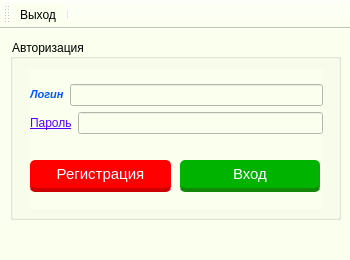
<?xml version="1.0" encoding="UTF-8"?>
<ui version="4.0">
 <class>MainWindow</class>
 <widget class="QMainWindow" name="MainWindow">
  <property name="enabled">
   <bool>true</bool>
  </property>
  <property name="geometry">
   <rect>
    <x>0</x>
    <y>0</y>
    <width>350</width>
    <height>260</height>
   </rect>
  </property>
  <property name="sizePolicy">
   <sizepolicy hsizetype="Fixed" vsizetype="Fixed">
    <horstretch>3</horstretch>
    <verstretch>0</verstretch>
   </sizepolicy>
  </property>
  <property name="minimumSize">
   <size>
    <width>350</width>
    <height>260</height>
   </size>
  </property>
  <property name="maximumSize">
   <size>
    <width>350</width>
    <height>260</height>
   </size>
  </property>
  <property name="mouseTracking">
   <bool>false</bool>
  </property>
  <property name="focusPolicy">
   <enum>Qt::NoFocus</enum>
  </property>
  <property name="contextMenuPolicy">
   <enum>Qt::DefaultContextMenu</enum>
  </property>
  <property name="acceptDrops">
   <bool>true</bool>
  </property>
  <property name="windowTitle">
   <string>MainWindow</string>
  </property>
  <property name="windowIcon">
   <iconset theme="applications-games">
    <normaloff>../../Pictures/LOGO.ico</normaloff>../../Pictures/LOGO.ico</iconset>
  </property>
  <property name="statusTip">
   <string/>
  </property>
  <property name="styleSheet">
   <string notr="true">background-color: rgb(251, 255, 238);</string>
  </property>
  <property name="inputMethodHints">
   <set>Qt::ImhNone</set>
  </property>
  <property name="toolButtonStyle">
   <enum>Qt::ToolButtonTextBesideIcon</enum>
  </property>
  <property name="tabShape">
   <enum>QTabWidget::Rounded</enum>
  </property>
  <property name="unifiedTitleAndToolBarOnMac">
   <bool>false</bool>
  </property>
  <widget class="QWidget" name="centralwidget">
   <widget class="QGroupBox" name="groupBox_Autorization">
    <property name="geometry">
     <rect>
      <x>10</x>
      <y>10</y>
      <width>331</width>
      <height>181</height>
     </rect>
    </property>
    <property name="title">
     <string>Авторизация</string>
    </property>
    <widget class="QWidget" name="">
     <property name="geometry">
      <rect>
       <x>20</x>
       <y>30</y>
       <width>293</width>
       <height>140</height>
      </rect>
     </property>
     <layout class="QVBoxLayout" name="verticalLayout_2">
      <item>
       <layout class="QVBoxLayout" name="verticalLayout">
        <item>
         <layout class="QHBoxLayout" name="horizontalLayout">
          <item>
           <widget class="QLabel" name="lb_login">
            <property name="text">
             <string>&lt;html&gt;&lt;head/&gt;&lt;body&gt;&lt;p&gt;&lt;span style=&quot; font-size:8pt; font-weight:700; font-style:italic; color:#0055ff;&quot;&gt;Логин&lt;/span&gt;&lt;/p&gt;&lt;/body&gt;&lt;/html&gt;</string>
            </property>
           </widget>
          </item>
          <item>
           <widget class="QLineEdit" name="le_Login"/>
          </item>
         </layout>
        </item>
        <item>
         <layout class="QHBoxLayout" name="horizontalLayout_2">
          <item>
           <widget class="QLabel" name="lb_Password">
            <property name="text">
             <string>&lt;html&gt;&lt;head/&gt;&lt;body&gt;&lt;p&gt;&lt;span style=&quot; text-decoration: underline; color:#5500ff;&quot;&gt;Пароль&lt;/span&gt;&lt;/p&gt;&lt;/body&gt;&lt;/html&gt;</string>
            </property>
           </widget>
          </item>
          <item>
           <widget class="QLineEdit" name="le_Password"/>
          </item>
         </layout>
        </item>
       </layout>
      </item>
      <item>
       <layout class="QHBoxLayout" name="horizontalLayout_3">
        <item>
         <widget class="QPushButton" name="bt_registr">
          <property name="styleSheet">
           <string notr="true">float: right;
margin-right: 3%;
margin-top: 5px;
border-radius: 5px;
	-moz-border-radius: 5px;
	-webkit-border-radius: 5px;
padding: 5px 9px;
background-color: rgb(255, 0, 0);
text-shadow: #454545 0 0 2px;
border-bottom: 4px solid rgb(204,0,0);
color: white;
font-family:  &quot;Times New Roman&quot;;
font: 11pt ;
</string>
          </property>
          <property name="text">
           <string>Регистрация</string>
          </property>
         </widget>
        </item>
        <item>
         <widget class="QPushButton" name="bt_login">
          <property name="styleSheet">
           <string notr="true">float: right;
margin-right: 3%;
margin-top: 5px;
border-radius: 5px;
	-moz-border-radius: 5px;
	-webkit-border-radius: 5px;
padding: 5px 9px;
background-color: rgb(0, 179, 0);
text-shadow: #454545 0 0 2px;
border-bottom: 4px solid rgb(19,136,8);
color: white;
font-family:  &quot;Times New Roman&quot;;
font: 11pt ;
</string>
          </property>
          <property name="text">
           <string>Вход</string>
          </property>
          <property name="icon">
           <iconset theme="emblem-default"/>
          </property>
         </widget>
        </item>
       </layout>
      </item>
     </layout>
    </widget>
   </widget>
  </widget>
  <widget class="QMenuBar" name="menubar">
   <property name="geometry">
    <rect>
     <x>0</x>
     <y>0</y>
     <width>350</width>
     <height>22</height>
    </rect>
   </property>
  </widget>
  <widget class="QStatusBar" name="statusbar"/>
  <widget class="QToolBar" name="toolBar">
   <property name="windowTitle">
    <string>toolBar</string>
   </property>
   <property name="iconSize">
    <size>
     <width>48</width>
     <height>35</height>
    </size>
   </property>
   <attribute name="toolBarArea">
    <enum>TopToolBarArea</enum>
   </attribute>
   <attribute name="toolBarBreak">
    <bool>false</bool>
   </attribute>
   <addaction name="act_exit"/>
   <addaction name="separator"/>
  </widget>
  <action name="act_exit">
   <property name="icon">
    <iconset theme="application-exit">
     <normaloff>../../Pictures/для программ/Exit.png</normaloff>../../Pictures/для программ/Exit.png</iconset>
   </property>
   <property name="text">
    <string>Выход</string>
   </property>
   <property name="toolTip">
    <string>Выйти из приложения</string>
   </property>
  </action>
 </widget>
 <resources/>
 <connections/>
</ui>
